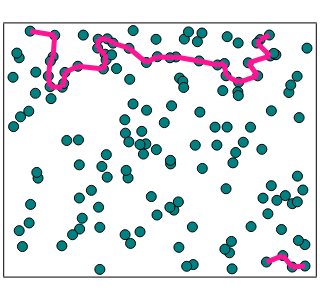

The notebook cell saved with this chart:
### Markdown cell above
Plot few of the possible homology classes

### Code cell
class = all_classes[[47]]
class = [class[:,i] for i in 1:size(class,2)]

plot_cycle_single_square_torus(P_2d, cycle = class, size = (300, 300))

### Figure 1 — Plotly figure (JSON) as saved in the notebook; plotly's stock layout.template omitted (floating-point values rounded to 4 significant figures; data arrays with more than 128 entries replaced by an {"elided": "..."} marker saying what was removed)
{"data": [{"colorbar": {"title": ""}, "legendgroup": "", "marker": {"color": "rgba(0, 129, 129, 1.000)", "line": {"color": "rgba(0, 0, 0, 1.000)", "width": 1}, "size": 10, "symbol": "circle"}, "mode": "markers", "name": "", "showlegend": false, "type": "scatter", "x": {"elided": "150 float values"}, "xaxis": "x", "y": {"elided": "150 float values"}, "yaxis": "y", "zmax": null, "zmin": null}, {"colorbar": {"title": ""}, "legendgroup": "", "line": {"color": "rgba(255, 20, 147, 1.000)", "dash": "solid", "shape": "linear", "width": 5}, "mode": "lines", "name": "", "showlegend": false, "type": "scatter", "x": [3.426, 3.303], "xaxis": "x", "y": [5.527, 5.506], "yaxis": "y", "zmax": null, "zmin": null}, {"colorbar": {"title": ""}, "legendgroup": "", "line": {"color": "rgba(255, 20, 147, 1.000)", "dash": "solid", "shape": "linear", "width": 5}, "mode": "lines", "name": "", "showlegend": false, "type": "scatter", "x": [5.182, 5.116], "xaxis": "x", "y": [5.977, 5.887], "yaxis": "y", "zmax": null, "zmin": null}, {"colorbar": {"title": ""}, "legendgroup": "", "line": {"color": "rgba(255, 20, 147, 1.000)", "dash": "solid", "shape": "linear", "width": 5}, "mode": "lines", "name": "", "showlegend": false, "type": "scatter", "x": [5.182, 5.374], "xaxis": "x", "y": [5.977, 6.095], "yaxis": "y", "zmax": null, "zmin": null}, {"colorbar": {"title": ""}, "legendgroup": "", "line": {"color": "rgba(255, 20, 147, 1.000)", "dash": "solid", "shape": "linear", "width": 5}, "mode": "lines", "name": "", "showlegend": false, "type": "scatter", "x": [0.8674, 0.8098], "xaxis": "x", "y": [5.536, 5.417], "yaxis": "y", "zmax": null, "zmin": null}, {"colorbar": {"title": ""}, "legendgroup": "", "line": {"color": "rgba(255, 20, 147, 1.000)", "dash": "solid", "shape": "linear", "width": 5}, "mode": "lines", "name": "", "showlegend": false, "type": "scatter", "x": [0.7673, 0.8038], "xaxis": "x", "y": [5.031, 4.757], "yaxis": "y", "zmax": null, "zmin": null}, {"colorbar": {"title": ""}, "legendgroup": "", "line": {"color": "rgba(255, 20, 147, 1.000)", "dash": "solid", "shape": "linear", "width": 5}, "mode": "lines", "name": "", "showlegend": false, "type": "scatter", "x": [1.915, 1.971], "xaxis": "x", "y": [5.215, 5.453], "yaxis": "y", "zmax": null, "zmin": null}, {"colorbar": {"title": ""}, "legendgroup": "", "line": {"color": "rgba(255, 20, 147, 1.000)", "dash": "solid", "shape": "linear", "width": 5}, "mode": "lines", "name": "", "showlegend": false, "type": "scatter", "x": [1.058, 1.088], "xaxis": "x", "y": [4.744, 4.841], "yaxis": "y", "zmax": null, "zmin": null}, {"colorbar": {"title": ""}, "legendgroup": "", "line": {"color": "rgba(255, 20, 147, 1.000)", "dash": "solid", "shape": "linear", "width": 5}, "mode": "lines", "name": "", "showlegend": false, "type": "scatter", "x": [5.852, 5.655], "xaxis": "x", "y": [0.08626, 0.3833], "yaxis": "y", "zmax": null, "zmin": null}, {"colorbar": {"title": ""}, "legendgroup": "", "line": {"color": "rgba(255, 20, 147, 1.000)", "dash": "solid", "shape": "linear", "width": 5}, "mode": "lines", "name": "", "showlegend": false, "type": "scatter", "x": [5.852, 6.117], "xaxis": "x", "y": [0.08626, 0.1131], "yaxis": "y", "zmax": null, "zmin": null}, {"colorbar": {"title": ""}, "legendgroup": "", "line": {"color": "rgba(255, 20, 147, 1.000)", "dash": "solid", "shape": "linear", "width": 5}, "mode": "lines", "name": "", "showlegend": false, "type": "scatter", "x": [1.114, 1.384], "xaxis": "x", "y": [5.126, 5.286], "yaxis": "y", "zmax": null, "zmin": null}, {"colorbar": {"title": ""}, "legendgroup": "", "line": {"color": "rgba(255, 20, 147, 1.000)", "dash": "solid", "shape": "linear", "width": 5}, "mode": "lines", "name": "", "showlegend": false, "type": "scatter", "x": [0.9009, 0.3896], "xaxis": "x", "y": [6.088, 6.197], "yaxis": "y", "zmax": null, "zmin": null}, {"colorbar": {"title": ""}, "legendgroup": "", "line": {"color": "rgba(255, 20, 147, 1.000)", "dash": "solid", "shape": "linear", "width": 5}, "mode": "lines", "name": "", "showlegend": false, "type": "scatter", "x": [5.314, 5.655], "xaxis": "x", "y": [0.216, 0.3833], "yaxis": "y", "zmax": null, "zmin": null}, {"colorbar": {"title": ""}, "legendgroup": "", "line": {"color": "rgba(255, 20, 147, 1.000)", "dash": "solid", "shape": "linear", "width": 5}, "mode": "lines", "name": "", "showlegend": false, "type": "scatter", "x": [3.039, 3.303], "xaxis": "x", "y": [5.534, 5.506], "yaxis": "y", "zmax": null, "zmin": null}, {"colorbar": {"title": ""}, "legendgroup": "", "line": {"color": "rgba(255, 20, 147, 1.000)", "dash": "solid", "shape": "linear", "width": 5}, "mode": "lines", "name": "", "showlegend": false, "type": "scatter", "x": [1.998, 2.116], "xaxis": "x", "y": [5.996, 5.886], "yaxis": "y", "zmax": null, "zmin": null}, {"colorbar": {"title": ""}, "legendgroup": "", "line": {"color": "rgba(255, 20, 147, 1.000)", "dash": "solid", "shape": "linear", "width": 5}, "mode": "lines", "name": "", "showlegend": false, "type": "scatter", "x": [4.294, 4.436], "xaxis": "x", "y": [5.319, 5.356], "yaxis": "y", "zmax": null, "zmin": null}, {"colorbar": {"title": ""}, "legendgroup": "", "line": {"color": "rgba(255, 20, 147, 1.000)", "dash": "solid", "shape": "linear", "width": 5}, "mode": "lines", "name": "", "showlegend": false, "type": "scatter", "x": [5.13, 4.935], "xaxis": "x", "y": [5.038, 5.376], "yaxis": "y", "zmax": null, "zmin": null}, {"colorbar": {"title": ""}, "legendgroup": "", "line": {"color": "rgba(255, 20, 147, 1.000)", "dash": "solid", "shape": "linear", "width": 5}, "mode": "lines", "name": "", "showlegend": false, "type": "scatter", "x": [4.294, 3.91], "xaxis": "x", "y": [5.319, 5.424], "yaxis": "y", "zmax": null, "zmin": null}, {"colorbar": {"title": ""}, "legendgroup": "", "line": {"color": "rgba(255, 20, 147, 1.000)", "dash": "solid", "shape": "linear", "width": 5}, "mode": "lines", "name": "", "showlegend": false, "type": "scatter", "x": [5.394, 5.116], "xaxis": "x", "y": [5.553, 5.887], "yaxis": "y", "zmax": null, "zmin": null}, {"colorbar": {"title": ""}, "legendgroup": "", "line": {"color": "rgba(255, 20, 147, 1.000)", "dash": "solid", "shape": "linear", "width": 5}, "mode": "lines", "name": "", "showlegend": false, "type": "scatter", "x": [0.7673, 0.8098], "xaxis": "x", "y": [5.031, 5.417], "yaxis": "y", "zmax": null, "zmin": null}, {"colorbar": {"title": ""}, "legendgroup": "", "line": {"color": "rgba(255, 20, 147, 1.000)", "dash": "solid", "shape": "linear", "width": 5}, "mode": "lines", "name": "", "showlegend": false, "type": "scatter", "x": [1.952, 1.971], "xaxis": "x", "y": [5.598, 5.453], "yaxis": "y", "zmax": null, "zmin": null}, {"colorbar": {"title": ""}, "legendgroup": "", "line": {"color": "rgba(255, 20, 147, 1.000)", "dash": "solid", "shape": "linear", "width": 5}, "mode": "lines", "name": "", "showlegend": false, "type": "scatter", "x": [0.8674, 0.9009], "xaxis": "x", "y": [5.536, 6.088], "yaxis": "y", "zmax": null, "zmin": null}, {"colorbar": {"title": ""}, "legendgroup": "", "line": {"color": "rgba(255, 20, 147, 1.000)", "dash": "solid", "shape": "linear", "width": 5}, "mode": "lines", "name": "", "showlegend": false, "type": "scatter", "x": [1.058, 0.8038], "xaxis": "x", "y": [4.744, 4.757], "yaxis": "y", "zmax": null, "zmin": null}, {"colorbar": {"title": ""}, "legendgroup": "", "line": {"color": "rgba(255, 20, 147, 1.000)", "dash": "solid", "shape": "linear", "width": 5}, "mode": "lines", "name": "", "showlegend": false, "type": "scatter", "x": [2.811, 3.039], "xaxis": "x", "y": [5.384, 5.534], "yaxis": "y", "zmax": null, "zmin": null}, {"colorbar": {"title": ""}, "legendgroup": "", "line": {"color": "rgba(255, 20, 147, 1.000)", "dash": "solid", "shape": "linear", "width": 5}, "mode": "lines", "name": "", "showlegend": false, "type": "scatter", "x": [1.114, 1.088], "xaxis": "x", "y": [5.126, 4.841], "yaxis": "y", "zmax": null, "zmin": null}, {"colorbar": {"title": ""}, "legendgroup": "", "line": {"color": "rgba(255, 20, 147, 1.000)", "dash": "solid", "shape": "linear", "width": 5}, "mode": "lines", "name": "", "showlegend": false, "type": "scatter", "x": [1.796, 1.952], "xaxis": "x", "y": [5.757, 5.598], "yaxis": "y", "zmax": null, "zmin": null}, {"colorbar": {"title": ""}, "legendgroup": "", "line": {"color": "rgba(255, 20, 147, 1.000)", "dash": "solid", "shape": "linear", "width": 5}, "mode": "lines", "name": "", "showlegend": false, "type": "scatter", "x": [4.735, 5.13], "xaxis": "x", "y": [4.872, 5.038], "yaxis": "y", "zmax": null, "zmin": null}, {"colorbar": {"title": ""}, "legendgroup": "", "line": {"color": "rgba(255, 20, 147, 1.000)", "dash": "solid", "shape": "linear", "width": 5}, "mode": "lines", "name": "", "showlegend": false, "type": "scatter", "x": [1.998, 1.807], "xaxis": "x", "y": [5.996, 5.986], "yaxis": "y", "zmax": null, "zmin": null}, {"colorbar": {"title": ""}, "legendgroup": "", "line": {"color": "rgba(255, 20, 147, 1.000)", "dash": "solid", "shape": "linear", "width": 5}, "mode": "lines", "name": "", "showlegend": false, "type": "scatter", "x": [4.735, 4.472], "xaxis": "x", "y": [4.872, 5.04], "yaxis": "y", "zmax": null, "zmin": null}, {"colorbar": {"title": ""}, "legendgroup": "", "line": {"color": "rgba(255, 20, 147, 1.000)", "dash": "solid", "shape": "linear", "width": 5}, "mode": "lines", "name": "", "showlegend": false, "type": "scatter", "x": [3.426, 3.91], "xaxis": "x", "y": [5.527, 5.424], "yaxis": "y", "zmax": null, "zmin": null}, {"colorbar": {"title": ""}, "legendgroup": "", "line": {"color": "rgba(255, 20, 147, 1.000)", "dash": "solid", "shape": "linear", "width": 5}, "mode": "lines", "name": "", "showlegend": false, "type": "scatter", "x": [4.436, 4.472], "xaxis": "x", "y": [5.356, 5.04], "yaxis": "y", "zmax": null, "zmin": null}, {"colorbar": {"title": ""}, "legendgroup": "", "line": {"color": "rgba(255, 20, 147, 1.000)", "dash": "solid", "shape": "linear", "width": 5}, "mode": "lines", "name": "", "showlegend": false, "type": "scatter", "x": [1.796, 1.807], "xaxis": "x", "y": [5.757, 5.986], "yaxis": "y", "zmax": null, "zmin": null}, {"colorbar": {"title": ""}, "legendgroup": "", "line": {"color": "rgba(255, 20, 147, 1.000)", "dash": "solid", "shape": "linear", "width": 5}, "mode": "lines", "name": "", "showlegend": false, "type": "scatter", "x": [2.116, 2.449], "xaxis": "x", "y": [5.886, 5.753], "yaxis": "y", "zmax": null, "zmin": null}, {"colorbar": {"title": ""}, "legendgroup": "", "line": {"color": "rgba(255, 20, 147, 1.000)", "dash": "solid", "shape": "linear", "width": 5}, "mode": "lines", "name": "", "showlegend": false, "type": "scatter", "x": [5.394, 4.935], "xaxis": "x", "y": [5.553, 5.376], "yaxis": "y", "zmax": null, "zmin": null}, {"colorbar": {"title": ""}, "legendgroup": "", "line": {"color": "rgba(255, 20, 147, 1.000)", "dash": "solid", "shape": "linear", "width": 5}, "mode": "lines", "name": "", "showlegend": false, "type": "scatter", "x": [2.811, 2.449], "xaxis": "x", "y": [5.384, 5.753], "yaxis": "y", "zmax": null, "zmin": null}, {"colorbar": {"title": ""}, "legendgroup": "", "line": {"color": "rgba(255, 20, 147, 1.000)", "dash": "solid", "shape": "linear", "width": 5}, "mode": "lines", "name": "", "showlegend": false, "type": "scatter", "x": [1.384, 1.915], "xaxis": "x", "y": [5.286, 5.215], "yaxis": "y", "zmax": null, "zmin": null}], "layout": {"annotations": [], "height": 300, "legend_position": {"bgcolor": "rgba(255, 255, 255, 1.000)", "bordercolor": "rgba(0, 0, 0, 1.000)", "borderwidth": 1, "font": {"color": "rgba(0, 0, 0, 1.000)", "family": "sans-serif", "size": 11}, "title": {"font": {"color": "rgba(0, 0, 0, 1.000)", "family": "sans-serif", "size": 15}, "text": ""}, "tracegroupgap": 0, "traceorder": "normal", "x": 1, "xanchor": "auto", "y": 1, "yanchor": "auto"}, "margin": {"b": 20, "l": 0, "r": 0, "t": 20}, "paper_bgcolor": "rgba(255, 255, 255, 1.000)", "plot_bgcolor": "rgba(255, 255, 255, 1.000)", "showlegend": true, "width": 300, "xaxis": {"anchor": "y", "domain": [0.01312, 0.9869], "gridcolor": "rgba(0, 0, 0, 0.100)", "gridwidth": 0.5, "linecolor": "rgba(0, 0, 0, 1.000)", "mirror": true, "range": [-0.1523, 6.342], "showgrid": true, "showline": true, "showticklabels": true, "tickangle": 0, "tickcolor": "rgb(0, 0, 0)", "tickfont": {"color": "rgba(0, 0, 0, 1.000)", "family": "sans-serif", "size": 11}, "tickmode": "array", "ticks": "inside", "ticktext": [], "tickvals": [], "title": "", "titlefont": {"color": "rgba(0, 0, 0, 1.000)", "family": "sans-serif", "size": 15}, "type": "-", "visible": true, "zeroline": false, "zerolinecolor": "rgba(0, 0, 0, 1.000)"}, "yaxis": {"anchor": "x", "domain": [0.01312, 0.9869], "gridcolor": "rgba(0, 0, 0, 0.100)", "gridwidth": 0.5, "linecolor": "rgba(0, 0, 0, 1.000)", "mirror": true, "range": [-0.1605, 6.396], "showgrid": true, "showline": true, "showticklabels": true, "tickangle": 0, "tickcolor": "rgb(0, 0, 0)", "tickfont": {"color": "rgba(0, 0, 0, 1.000)", "family": "sans-serif", "size": 11}, "tickmode": "array", "ticks": "inside", "ticktext": [], "tickvals": [], "title": "", "titlefont": {"color": "rgba(0, 0, 0, 1.000)", "family": "sans-serif", "size": 15}, "type": "-", "visible": true, "zeroline": false, "zerolinecolor": "rgba(0, 0, 0, 1.000)"}}}
